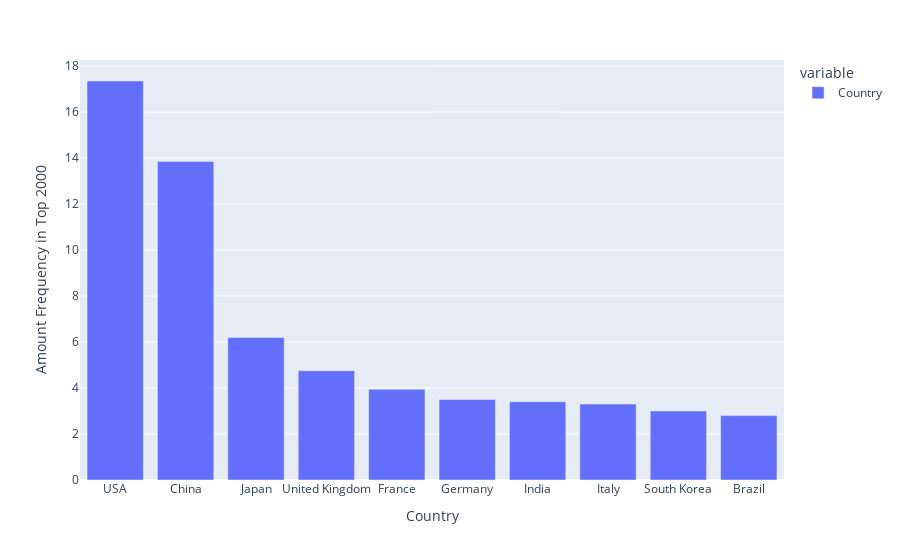

Notebook code cell kept with this figure:
### Code cell
from matplotlib.pyplot import ylabel
from pandas import value_counts

px.bar(x[:10]).update_layout(xaxis_title="Country", yaxis_title="Amount Frequency in Top 2000"
)

### Figure 1 — Plotly figure (JSON) as saved in the notebook; plotly's stock layout.template omitted (floating-point values rounded to 4 significant figures)
{"data": [{"alignmentgroup": "True", "hovertemplate": "variable=Country<br>index=%{x}<br>value=%{y}<extra></extra>", "legendgroup": "Country", "marker": {"color": "#636efa", "pattern": {"shape": ""}}, "name": "Country", "offsetgroup": "Country", "orientation": "v", "showlegend": true, "textposition": "auto", "type": "bar", "x": ["USA", "China", "Japan", "United Kingdom", "France", "Germany", "India", "Italy", "South Korea", "Brazil"], "xaxis": "x", "y": [17.35, 13.85, 6.2, 4.75, 3.95, 3.5, 3.4, 3.3, 3, 2.8], "yaxis": "y"}], "layout": {"barmode": "relative", "legend": {"title": {"text": "variable"}, "tracegroupgap": 0}, "margin": {"t": 60}, "xaxis": {"anchor": "y", "domain": [0, 1], "title": {"text": "Country"}}, "yaxis": {"anchor": "x", "domain": [0, 1], "title": {"text": "Amount Frequency in Top 2000"}}}}
